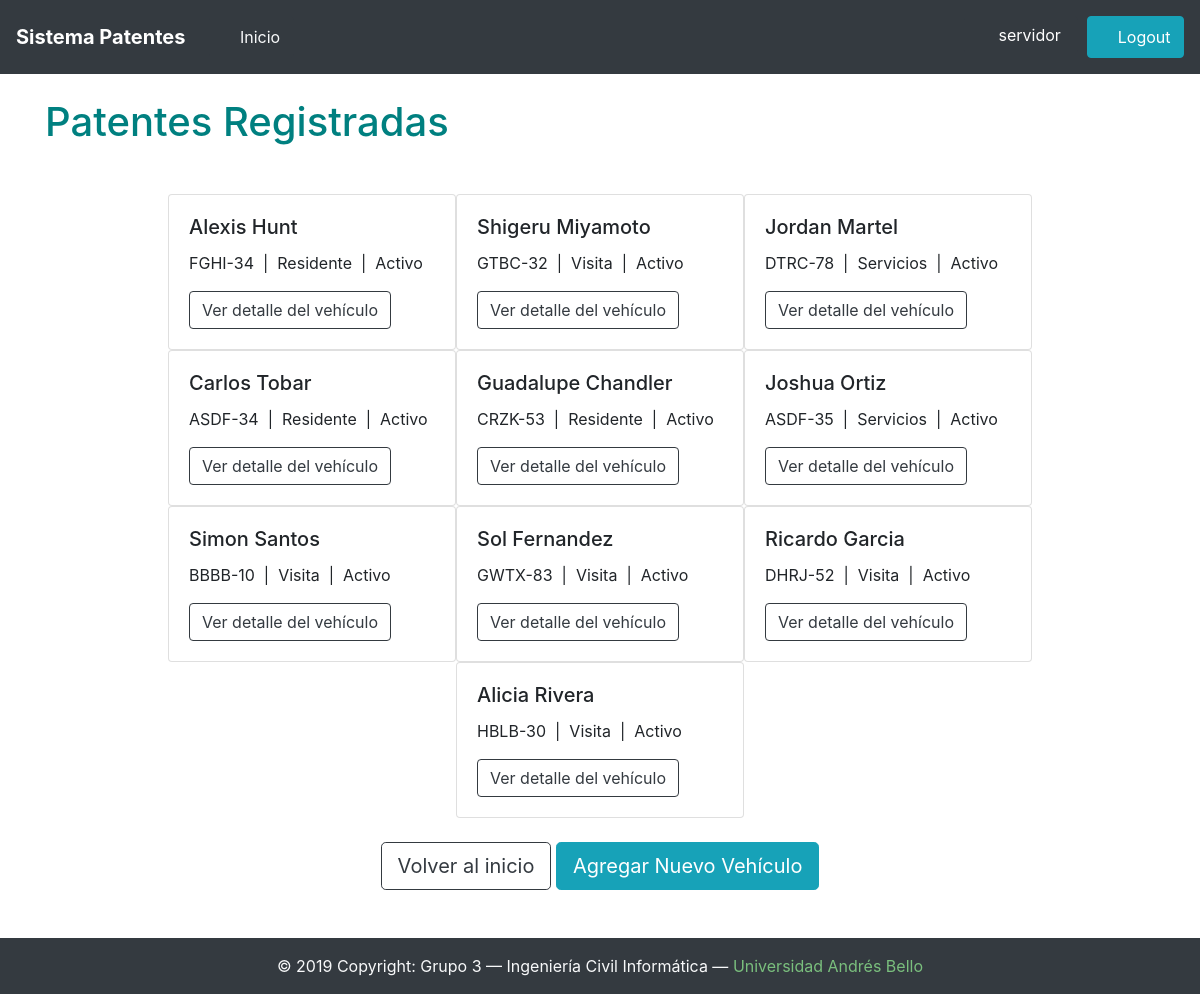
Before: /patentes/ (signed in) with the older database file.
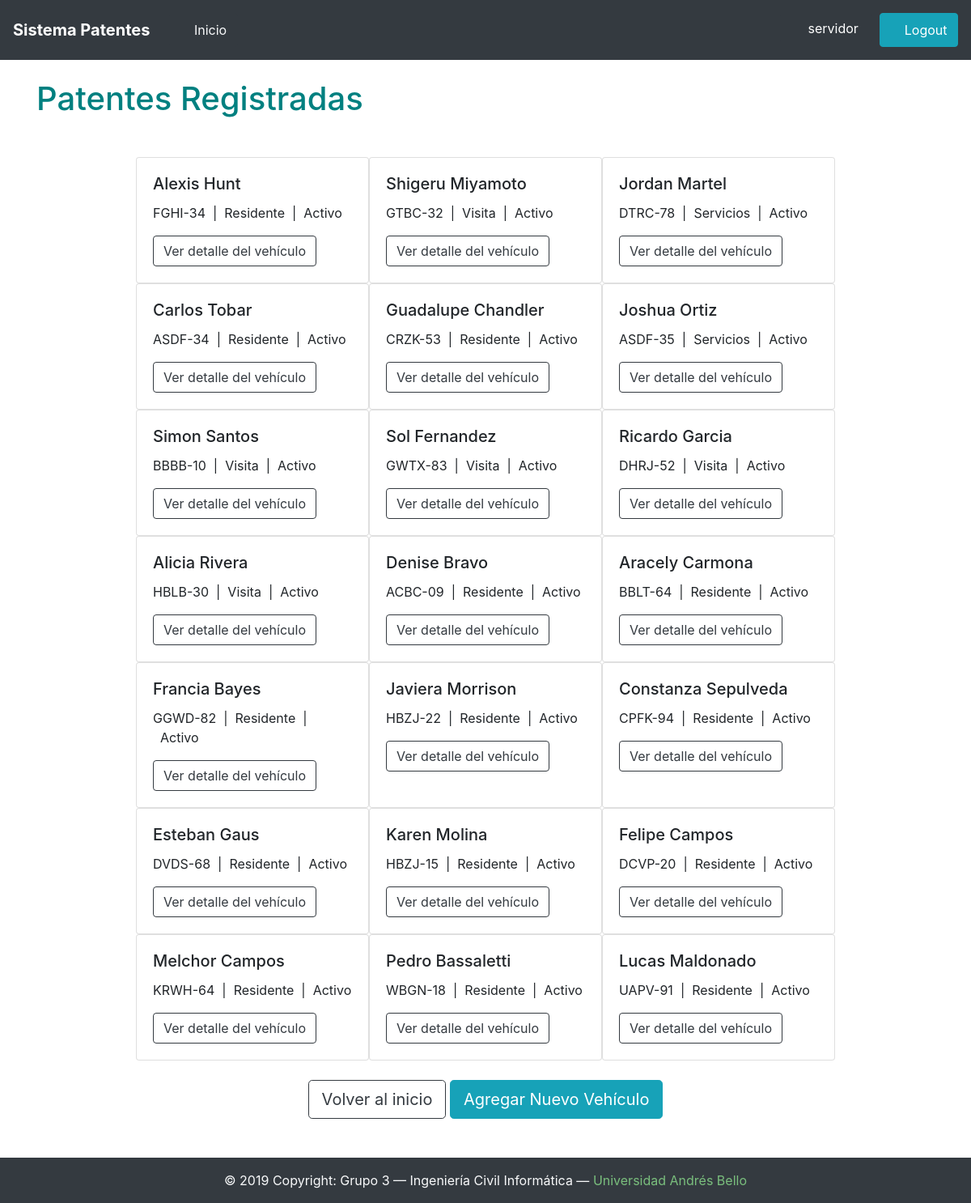
After: the same page with the newer database file.
### patentes/models.py (models this page shows, shortened)
class Vehiculo(models.Model):
	nombrePersona = models.CharField(max_length=28)
	patente = models.CharField(max_length=7)
	tipo = models.CharField(max_length=9,choices=[('Residente','Residente'),('Visita','Visita'),('Servicios','Servicios')],default='Residente')
	estacionamiento = models.CharField(max_length=10)
	deptoAsociado = models.CharField(max_length=10)
	estado = models.CharField(max_length=10)
	rut = models.CharField(max_length=9)
	email = models.CharField(max_length=28)
	telefono = models.CharField(max_length=12)
	vehiculos = models.Manager()

### patentes/views.py (the view)
# urls.py: re_path(r'^patentes/$', views.HomeVehiculosView.as_view(), name="vehiculos"),
class HomeVehiculosView(LoginRequiredMixin, TemplateView):
	def get(self, request, **kwargs):
		return render(request, 'vehiculos.html', {'vehiculos': Vehiculo.vehiculos.all()})

### patentes/templates/vehiculos.html
{% extends 'base.html' %}
{% block content %}
	<br/>
	<h1>Patentes Registradas</h1>
	<div class="container">
		<div class="row mt-5 justify-content-center">
		{% for vehiculo in vehiculos %}
			<div class="card" style="width: 18rem;">
				<div class="card-body">
					<h5 class="card-title">{{ vehiculo.nombrePersona }}</h5>
					<p class="card-text">{{ vehiculo.patente }}&nbsp;&nbsp;|&nbsp;&nbsp;{{ vehiculo.tipo }}&nbsp;&nbsp;|&nbsp;&nbsp;{{ vehiculo.estado }}</p>
					<a href="/patentes/{{ vehiculo.rut }}/" class="btn btn-outline-dark">Ver detalle del vehículo</a>
				</div>
			</div>
		{% endfor %}
		</div>
		<br/>
		<div style="text-align:center">
			<a class="btn btn-lg btn-outline-dark" href="/" role="button">Volver al inicio</a>
			<a class="btn btn-lg btn-info" href="/patentes/create/" role="button" style="text-align: center">Agregar Nuevo Vehículo</a>
		</div>
		<br/>
		<br/>
	</div>
{% endblock %}

### patentes/templates/base.html (shortened to what this page needs)
{% load static %}
<!DOCTYPE html>
<html>
	<head>
		<link rel="stylesheet" href="https://stackpath.bootstrapcdn.com/bootstrap/4.3.1/css/bootstrap.min.css">
		<link rel="stylesheet" href="https://code.jquery.com/ui/1.12.1/themes/base/jquery-ui.css">
		<link href="{% static "font-awesome/css/all.css" %}" rel="stylesheet">
		<link href="{% static "css/patentes.css" %}" rel="stylesheet">
	</head>
	<body>
		{% include "navbar.html" %}
		<div class="container">
			{% block content %}
			{% endblock %}
		</div>
		{% include "footer.html" %}
	</body>
</html>

### patentes/templates/navbar.html (shortened to what this page needs)
<nav class="navbar navbar-expand-lg navbar-dark bg-dark">
	<a class="navbar-brand" href="{% url 'index' %}"><b>Sistema Patentes</b></a>
	<div class="collapse navbar-collapse" id="navbarNav">
		{% if user.is_authenticated %}
		<ul class="navbar-nav">
			<li class="nav-item active">
				<a class="nav-link" href="{% url 'index' %}"><button class="nav-link btn btn-dark text-light">
					<i class="fas fa-home"></i>
					&nbsp;Inicio&nbsp;
					</button></a>
			</li>
		</ul>
		<ul class="navbar-nav ml-auto">
			<li class="nav-item">
				<button class="btn-borderless btn btn-dark" style="color:white;">
					<i class="fas fa-user"></i>
					&nbsp;{{ user.username }}&nbsp;
				</button>
			</li>
			<li class="nav-item">
				<a href="{% url 'logout' %}"><button class="nav-link btn btn-info" style="color:white">
					<i class="fas fa-lock-open"></i>
					&nbsp;Logout&nbsp;
				</button></a>
			</li>
		</ul>
		{% endif %}
	</div>
</nav>

### patentes/templates/footer.html
<footer class="footer footer-dark text-light bg-dark footer-full">
	<div class="footer-copyright text-center py-3">
		© 2019 Copyright: Grupo 3 — Ingeniería Civil Informática — <a href="https://www.unab.cl/">Universidad Andrés Bello</a>
	</div>
</footer>

### patentes/static/css/patentes.css (style rules this page uses)
h1 { color: #008080 }
a { color: #7ABF7D; }
.footer-full { position: relative; left: 0; width:100%; }

Changed rows visible on the page:
added Vehiculo: nombrePersona "Denise Bravo", patente "ACBC-09", tipo "Residente", estado "Activo"
added Vehiculo: nombrePersona "Aracely Carmona", patente "BBLT-64", tipo "Residente", estado "Activo"
added Vehiculo: nombrePersona "Francia Bayes", patente "GGWD-82", tipo "Residente", estado "Activo"
added Vehiculo: nombrePersona "Javiera Morrison", patente "HBZJ-22", tipo "Residente", estado "Activo"
added Vehiculo: nombrePersona "Constanza Sepulveda", patente "CPFK-94", tipo "Residente", estado "Activo"
added Vehiculo: nombrePersona "Esteban Gaus", patente "DVDS-68", tipo "Residente", estado "Activo"
added Vehiculo: nombrePersona "Karen Molina", patente "HBZJ-15", tipo "Residente", estado "Activo"
added Vehiculo: nombrePersona "Felipe Campos", patente "DCVP-20", tipo "Residente", estado "Activo"
added Vehiculo: nombrePersona "Melchor Campos", patente "KRWH-64", tipo "Residente", estado "Activo"
added Vehiculo: nombrePersona "Pedro Bassaletti", patente "WBGN-18", tipo "Residente", estado "Activo"
added Vehiculo: nombrePersona "Lucas Maldonado", patente "UAPV-91", tipo "Residente", estado "Activo"
